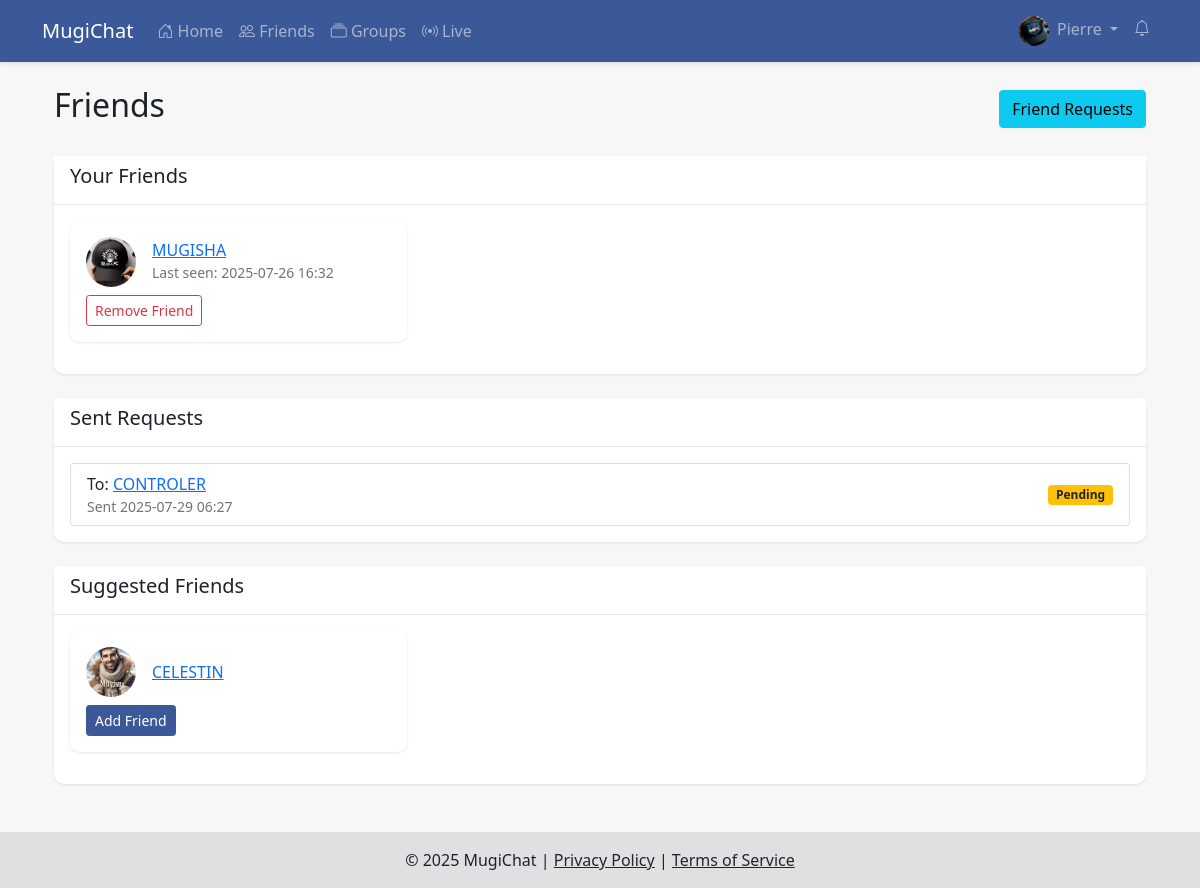
The page /friends (signed in) on the database its author committed.
### app.py (models this page shows, shortened)
class User(db.Model, UserMixin):
    id = db.Column(db.Integer, primary_key=True)
    username = db.Column(db.String(20), unique=True, nullable=False)
    email = db.Column(db.String(120), unique=True, nullable=False)
    password = db.Column(db.String(60), nullable=False)
    profile_pic = db.Column(db.String(20), nullable=False, default='default.jpg')
    bio = db.Column(db.String(200))
    location = db.Column(db.String(100))
    last_seen = db.Column(db.DateTime, default=datetime.utcnow)
    liked_posts = db.relationship(
        'Post',
        secondary='like',
        backref=db.backref('liked_by', lazy='dynamic'),
        lazy='dynamic'
    )
    posts = db.relationship('Post', backref='author', lazy=True)
    comments = db.relationship('Comment', backref='author', lazy=True)
    sent_messages = db.relationship('Message', foreign_keys='Message.sender_id', backref='sender', lazy=True)
    received_messages = db.relationship('Message', foreign_keys='Message.recipient_id', backref='recipient', lazy=True)
    sent_friend_requests = db.relationship('FriendRequest', foreign_keys='FriendRequest.sender_id', backref='sender', lazy=True)
    received_friend_requests = db.relationship('FriendRequest', foreign_keys='FriendRequest.recipient_id', backref='recipient', lazy=True)
    friends = db.relationship('Friend', foreign_keys='Friend.user_id', backref='user', lazy=True)
    group_memberships = db.relationship('GroupMember', backref='member', lazy=True)

class FriendRequest(db.Model):
    id = db.Column(db.Integer, primary_key=True)
    sender_id = db.Column(db.Integer, db.ForeignKey('user.id'), nullable=False)
    recipient_id = db.Column(db.Integer, db.ForeignKey('user.id'), nullable=False)
    status = db.Column(db.String(20), default='pending')  # pending, accepted, rejected
    timestamp = db.Column(db.DateTime, nullable=False, default=datetime.utcnow)

### app.py (the view)
@app.route("/friends")
@login_required
def friends():
    friends = Friend.query.filter_by(user_id=current_user.id).all()
    friend_users = [User.query.get(friend.friend_id) for friend in friends]
    received_requests = db.session.query(FriendRequest, User).join(
        User, FriendRequest.sender_id == User.id
    ).filter(
        FriendRequest.recipient_id == current_user.id,
        FriendRequest.status == 'pending'
    ).all()
    sent_requests = db.session.query(FriendRequest, User).join(
        User, FriendRequest.recipient_id == User.id
    ).filter(
        FriendRequest.sender_id == current_user.id,
        FriendRequest.status == 'pending'
    ).all()
    all_users = User.query.filter(User.id != current_user.id).all()
    suggested = []
    for user in all_users:
        is_friend = Friend.query.filter_by(user_id=current_user.id, friend_id=user.id).first()
        has_received_request = FriendRequest.query.filter_by(
            sender_id=user.id,
            recipient_id=current_user.id,
            status='pending'
        ).first()
        has_sent_request = FriendRequest.query.filter_by(
            sender_id=current_user.id,
            recipient_id=user.id,
            status='pending'
        ).first()
        if not is_friend and not has_received_request and not has_sent_request:
            suggested.append(user)
    remove_form = AcceptRejectForm()
    request_form = AcceptRejectForm()
    return render_template('main/friends.html',
                         friends=friend_users,
                         received_requests=received_requests,
                         sent_requests=sent_requests,
                         suggested=suggested,
                         remove_form=remove_form,
                         request_form=request_form)

### app.py (called while the page is built)
def datetimeformat(value, format='%Y-%m-%d %H:%M'):
    if value is None:
        return ''
    return value.strftime(format)

@login_manager.user_loader
def load_user(user_id):
    return User.query.get(int(user_id))

### templates/main/friends.html (shortened to what this page needs)
{% extends "base.html" %}
{% block content %}
    <div class="container mt-4">
        <div class="d-flex justify-content-between align-items-center mb-4">
            <h2>Friends</h2>
            <a href="{{ url_for('view_friend_requests') }}" class="btn btn-info position-relative">
                Friend Requests
            </a>
        </div>
        <div class="card mb-4">
            <div class="card-header">
                <h5>Your Friends</h5>
            </div>
            <div class="card-body">
                {% if friends %}
                    <div class="row">
                        {% for friend in friends %}
                            <div class="col-md-4 mb-3">
                                <div class="card">
                                    <div class="card-body">
                                        <div class="d-flex align-items-center">
                                            <img src="{{ url_for('static', filename='profile_pics/' + friend.profile_pic) }}"
                                                 class="rounded-circle me-3" width="50" height="50">
                                            <div>
                                                <h6 class="mb-0">
                                                    <a href="{{ url_for('user_posts', username=friend.username) }}">
                                                        {{ friend.username }}
                                                    </a>
                                                </h6>
                                                <small class="text-muted">Last seen: {{ friend.last_seen|datetimeformat }}</small>
                                            </div>
                                        </div>
                                        <div class="mt-2">
                                            <form method="POST" action="{{ url_for('remove_friend', friend_id=friend.id) }}">
                                                <button type="submit" class="btn btn-outline-danger btn-sm">Remove Friend</button>
                                            </form>
                                        </div>
                                    </div>
                                </div>
                            </div>
                        {% endfor %}
                    </div>
                {% else %}
                    <div class="alert alert-info">You don't have any friends yet.</div>
                {% endif %}
            </div>
        </div>
        {% if sent_requests %}
            <div class="card mb-4">
                <div class="card-header">
                    <h5>Sent Requests</h5>
                </div>
                <div class="card-body">
                    <ul class="list-group">
                        {% for request, recipient in sent_requests %}
                            <li class="list-group-item d-flex justify-content-between align-items-center">
                                <div>
                                    To: <a href="{{ url_for('user_posts', username=recipient.username) }}">{{ recipient.username }}</a>
                                    <small class="text-muted d-block">Sent {{ request.timestamp|datetimeformat }}</small>
                                </div>
                                <span class="badge bg-warning text-dark">Pending</span>
                            </li>
                        {% endfor %}
                    </ul>
                </div>
            </div>
        {% endif %}
        {% if suggested %}
            <div class="card">
                <div class="card-header">
                    <h5>Suggested Friends</h5>
                </div>
                <div class="card-body">
                    <div class="row">
                        {% for user in suggested %}
                            <div class="col-md-4 mb-3">
                                <div class="card">
                                    <div class="card-body">
                                        <div class="d-flex align-items-center mb-2">
                                            <img src="{{ url_for('static', filename='profile_pics/' + user.profile_pic) }}"
                                                 class="rounded-circle me-3" width="50" height="50">
                                            <div>
                                                <h6 class="mb-0">
                                                    <a href="{{ url_for('user_posts', username=user.username) }}">
                                                        {{ user.username }}
                                                    </a>
                                                </h6>
                                            </div>
                                        </div>
                                        <form method="POST" action="{{ url_for('send_friend_request', user_id=user.id) }}">
                                            <button type="submit" class="btn btn-primary btn-sm">Add Friend</button>
                                        </form>
                                    </div>
                                </div>
                            </div>
                        {% endfor %}
                    </div>
                </div>
            </div>
        {% endif %}
    </div>
{% endblock %}

### templates/base.html (shortened to what this page needs)
<!DOCTYPE html>
<html lang="en">
<head>
    <link href="https://cdn.jsdelivr.net/npm/bootstrap@5.1.3/dist/css/bootstrap.min.css" rel="stylesheet">
    <link rel="stylesheet" href="https://cdn.jsdelivr.net/npm/bootstrap-icons@1.8.1/font/bootstrap-icons.css">
    <link rel="stylesheet" href="{{ url_for('static', filename='css/style.css') }}">
    <link rel="stylesheet" href="https://cdnjs.cloudflare.com/ajax/libs/font-awesome/5.15.3/css/all.min.css">
    <link href="https://vjs.zencdn.net/7.20.3/video-js.css" rel="stylesheet">
</head>
<body>
    <nav class="navbar navbar-expand-lg navbar-dark bg-primary">
        <div class="container">
            <a class="navbar-brand" href="{{ url_for('home') }}">MugiChat</a>
            <div class="collapse navbar-collapse" id="navbarNav">
                <ul class="navbar-nav me-auto">
                    <li class="nav-item">
                        <a class="nav-link" href="{{ url_for('home') }}"><i class="bi bi-house-door"></i> Home</a>
                    </li>
                    <li class="nav-item">
                        <a class="nav-link" href="{{ url_for('friends') }}"><i class="bi bi-people"></i> Friends</a>
                    </li>
                    <li class="nav-item">
                        <a class="nav-link" href="{{ url_for('groups') }}"><i class="bi bi-collection"></i> Groups</a>
                    </li>
                    <li class="nav-item">
                        <a class="nav-link" href="{{ url_for('live_list') }}"><i class="bi bi-broadcast"></i> Live</a>
                    </li>
                </ul>
                <ul class="navbar-nav ms-auto">
                    {% if current_user.is_authenticated %}
                        <li class="nav-item dropdown">
                            <a class="nav-link dropdown-toggle" href="#" id="navbarDropdown" role="button" data-bs-toggle="dropdown">
                                <img src="{{ url_for('static', filename='profile_pics/' + current_user.profile_pic) }}" class="rounded-circle me-1" width="30" height="30">
                                {{ current_user.username }}
                            </a>
                        </li>
                        <li class="nav-item">
                            <a class="nav-link position-relative" href="{{ url_for('notifications') }}">
                                <i class="bi bi-bell"></i>
                            </a>
                        </li>
                    {% endif %}
                </ul>
            </div>
        </div>
    </nav>
    <div class="container mt-4">
        {% block content %}{% endblock %}
    </div>
    <footer class="bg-light text-center text-lg-start mt-5">
        <div class="text-center p-3" style="background-color: rgba(0, 0, 0, 0.1);">
            © 2025 MugiChat |
            <a class="text-dark" href="#">Privacy Policy</a> |
            <a class="text-dark" href="#">Terms of Service</a>
        </div>
    </footer>
</body>
</html>

### static/css/style.css (style rules this page uses)
:root { --primary-color: #3b5998; --secondary-color: #8b9dc3; --light-color: #dfe3ee; --lighter-color: #f7f7f7; --dark-color: #1d2129; }
body { background-color: var(--lighter-color); color: var(--dark-color); }
.navbar { background-color: var(--primary-color) !important; box-shadow: 0 2px 4px rgba(0,0,0,0.1); }
.card { border: none; box-shadow: 0 1px 3px rgba(0,0,0,0.1); border-radius: 10px; }
.card-header { background-color: white; border-bottom: 1px solid rgba(0,0,0,0.1); }
.btn-primary { background-color: var(--primary-color); border-color: var(--primary-color); }
.position-relative { position: relative; }

### rows shown on the page
User: profile_pic (picture), username "Pierre"
User: profile_pic (picture), username "MUGISHA", last_seen "2025-07-26 16:32"
FriendRequest: username "CONTROLER", timestamp "2025-07-29 06:27"
User: profile_pic (picture), username "CELESTIN"
